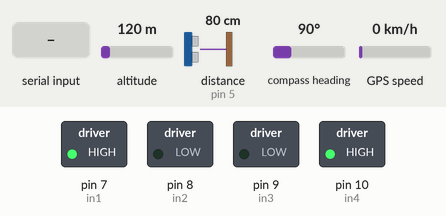
Simulated run of this sketch. Board: Arduino Uno, built with avr-gcc and run on an emulated ATmega328P. On the bench: switched loads named in the sketch (green lamp = pin HIGH). Wiring (inferred from the names in the program): ultrasonic range finder: trigger pin 6; echo pin 5. The inputs (shaded band) are chosen by the test bench; at power-on: distance to the obstacle (sensor on pin 5) 80 cm, altitude 120 m, compass heading 90°, GPS speed 0 km/h. The echo pulse lasts 58.3 µs per cm; the GPS gets a fix after 3 s at 37.7749, -122.4194 with 8 satellites; pins used as bus, display or sensor lines are not drawn; what the sketch prints to the serial monitor is not drawn.

Above: at 1.2 s.
1.3 s: distance to the obstacle (sensor on pin 5) set to 2 cm
4.6 s: "1" received over Serial
8.7 s: byte 1 (1) received over Serial
12.8 s: byte 0 (0) received over Serial
16.9 s: distance to the obstacle (sensor on pin 5) set to 18 cm
21.0 s: "0" received over Serial
Timing chart, 0 to 24.0 s (numbered marks = the images above; inputs shaded):
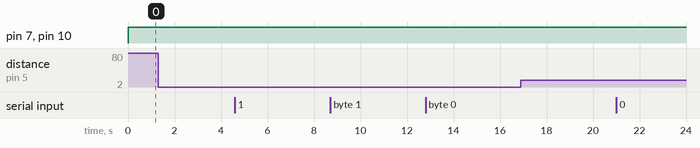

The sketch:

robot.ino
```cpp
#include <QMC5883LCompass.h>
#include <Wire.h>
#include <SoftwareSerial.h>
#include <TinyGPS.h>


#define echo_front 5
#define trig_front 6

#define echo_left 11
#define trig_left 12

#define echo_right 14
#define trig_right 15

#define in1 7
#define in2 8
#define in3 9
#define in4 10
#define HIGH 1
#define LOW 0

//in1 and  in2 left
//in3 and in4 right

long duration_front;
int distance_front;


long duration_left;
int distance_left;


long duration_right;
int distance_right;
int safe_distance = 10;

byte left = 0;
byte front = 1;
byte right = 2;

int is_clear[3] = {0, 0, 0};

float lat = 41.6124, lon = 14.2766; // create variable for latitude and longitude object
SoftwareSerial gpsSerial(3, 4); //rx,tx
TinyGPS gps; // create gps object


QMC5883LCompass compass;
int inputByte = 0;
byte azimuth;
char myArray[3];

void setup() {
  Serial.begin(9600);
  Serial.println("The GPS Received Signal:");
  gpsSerial.begin(9600);
  Wire.begin();

  proximity_sensors_init();
  engine_init();
  compass.init();// Initialize the serial port.

}

void proximity_sensors_init() {
  // front sensor init
  pinMode(trig_front, OUTPUT);
  pinMode(echo_front, INPUT);

  //left sensor init
  pinMode(trig_left, OUTPUT);
  pinMode(echo_left, INPUT);

  //right sensor init
  pinMode(trig_right, OUTPUT);
  pinMode(echo_right, INPUT);
  Serial.println("Sensors initalized");

}

void engine_init() {

  pinMode(in1, OUTPUT);
  pinMode(in2, OUTPUT);
  pinMode(in3, OUTPUT);
  pinMode(in4, OUTPUT);
  Serial.println("engine initialized");
}

void loop() {
  go_forward();
  gps_try();
  front_sensor();
  bluetooth_try();
}

void front_sensor() {

  // Clears the trigPin condition
  digitalWrite(trig_front, LOW);
  delayMicroseconds(2);
  // Sets the trigPin HIGH (ACTIVE) for 10 microseconds
  digitalWrite(trig_front, HIGH);
  delayMicroseconds(10);
  digitalWrite(trig_front, LOW);
  // Reads the echoPin, returns the sound wave travel time in microseconds
  duration_front = pulseIn(echo_front, HIGH);
  // Calculating the distance
  distance_front = (duration_front - 10) * 0.034 / 2; // Speed of sound wave divided by 2 (go and back)
  // Displays the distance on the Serial Monitor
  Serial.print("Distance: ");
  Serial.print(distance_front);
  Serial.println(" cm");
}


void right_sensor() {

  // Clears the trigPin condition
  digitalWrite(trig_right, LOW);
  delayMicroseconds(2);
  // Sets the trigPin HIGH (ACTIVE) for 10 microseconds
  digitalWrite(trig_right, HIGH);
  delayMicroseconds(10);
  digitalWrite(trig_right, LOW);
  // Reads the echoPin, returns the sound wave travel time in microseconds
  duration_right = pulseIn(echo_right, HIGH);
  // Calculating the distance
  distance_right = (duration_right - 10) * 0.034 / 2; // Speed of sound wave divided by 2 (go and back)
  // Displays the distance on the Serial Monitor
  Serial.print("Distance: ");
  Serial.print(distance_right);
  Serial.println(" cm");
}


void left_sensor() {

  // Clears the trigPin condition
  digitalWrite(trig_left, LOW);
  delayMicroseconds(2);
  // Sets the trigPin HIGH (ACTIVE) for 10 microseconds
  digitalWrite(trig_left, HIGH);
  delayMicroseconds(10);
  digitalWrite(trig_left, LOW);
  // Reads the echoPin, returns the sound wave travel time in microseconds
  duration_left = pulseIn(echo_left, HIGH);
  // Calculating the distance
  distance_left = (duration_left - 10) * 0.034 / 2; // Speed of sound wave divided by 2 (go and back)
  // Displays the distance on the Serial Monitor
  Serial.print("Distance: ");
  Serial.print(distance_left);
  Serial.println(" cm");
}
void gps_try() {

  while (gpsSerial.available()) { // check for gps data
    if (gps.encode(gpsSerial.read())) // encode gps data
    {
      gps.f_get_position(&lat, &lon); // get latitude and longitude
      // display position
      Serial.print("latitudine: ");
      Serial.println(lat);

      Serial.print("longitudine: ");
      Serial.println(lon);
    }


  }
}
void bluetooth_try() {

  while (Serial.available() > 0) {
    inputByte = Serial.read();
    Serial.println(inputByte);
    if (inputByte == 1) {
      digitalWrite(13, HIGH);
    }
    else if (inputByte == 0) {
      digitalWrite(13, LOW);
    }
  }
}
void compass_try() {

  compass.read();
  azimuth = compass.getAzimuth();
  compass.getDirection(myArray, azimuth);

  Serial.print(myArray[0]);
  Serial.print(myArray[1]);
  Serial.print(myArray[2]);
  Serial.println();

  delay(250);
}

//--------------------------OBJECTIVE-------------------------------------------
void set_base() {}
void acquire_objective() {}
void to_objective() {}
//------------------------------------------------------------------------------

//--------------------------AVOIDANCE-------------------------------------------
void avoid() {}
void check_lefft() {}
void check_right() {}
void check_front() {}
//-------------------------------------------------------------------------------

//-----------------------MOVEMENT------------------------------------------------
void turn_left() {
  left_wheel_forward();
  right_wheel_stop();
  Serial.println("LEFT");
}
void turn_right() {
  left_wheel_stop();
  right_wheel_forward();
  Serial.println("RIGHT");
}
void left_wheel_forward() {
  digitalWrite(in1, HIGH);
  digitalWrite(in2, LOW);
}

void right_wheel_forward() {
  digitalWrite(in3, LOW);
  digitalWrite(in4, HIGH);
}

void left_wheel_backward() {
  digitalWrite(in1, LOW);
  digitalWrite(in2, HIGH);
}

void right_wheel_backward() {
  digitalWrite(in3, HIGH);
  digitalWrite(in4, LOW);
}


void left_wheel_stop() {

  digitalWrite(in1, LOW);
  digitalWrite(in2, LOW);
}


void right_wheel_stop() {

  digitalWrite(in3,  LOW);
  digitalWrite(in4, LOW);
}

void go_forward() {
  left_wheel_forward();
  right_wheel_forward();
  Serial.println("FORWARD");
}
void go_backward() {
  left_wheel_backward();
  right_wheel_backward();
  Serial.println("BACKWARD");
}
//--------------------------------------------------------------------------------------------------------------------
```

Measured:
- after the input at 1.3 s, every drawn part: stays the same
- after the input at 4.6 s, every drawn part: stays the same
- after the input at 8.7 s, every drawn part: stays the same
- after the input at 12.8 s, every drawn part: stays the same
- after the input at 16.9 s, every drawn part: stays the same
- after the input at 21.0 s, every drawn part: stays the same
